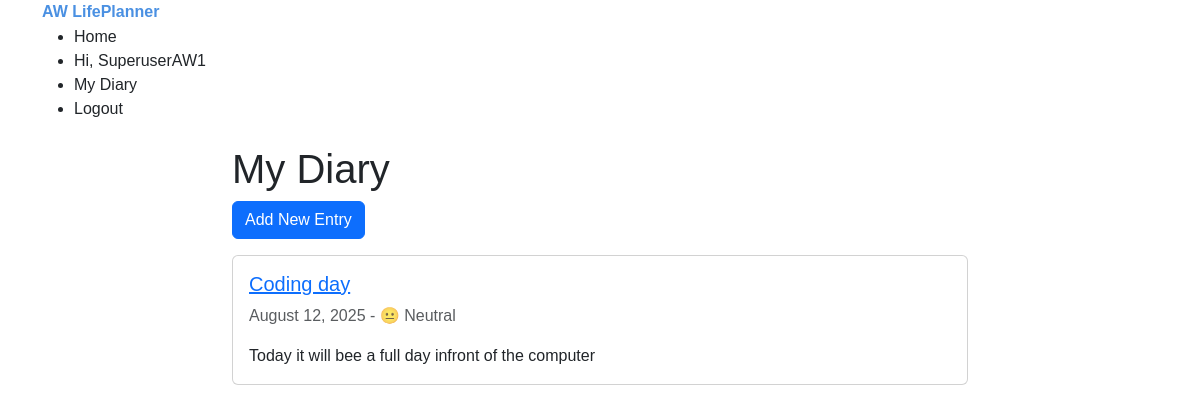
Page /diary/ (signed in) on the earlier database version.
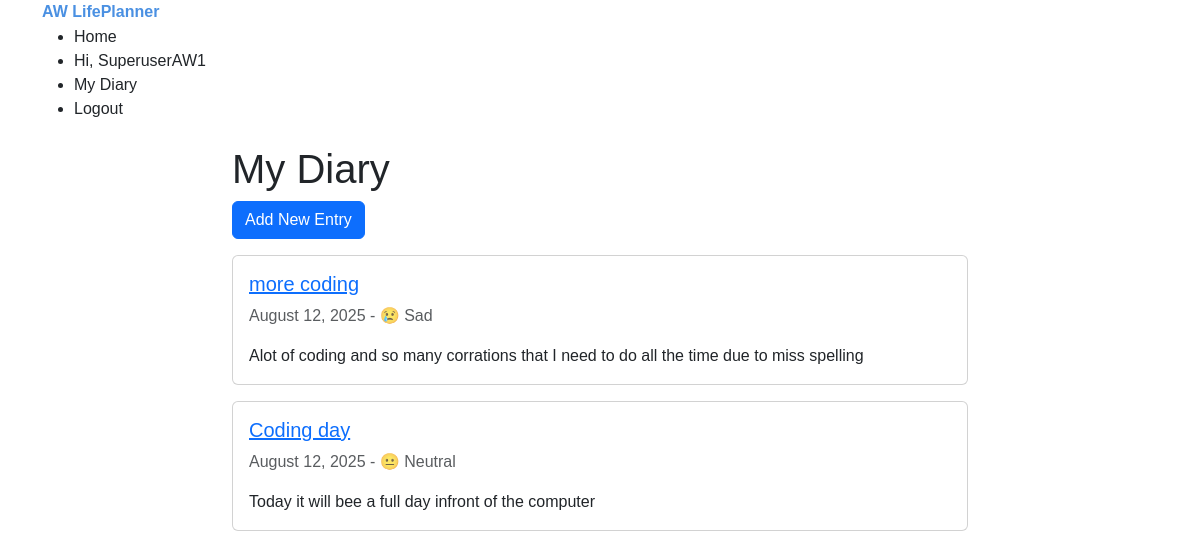
Same page on the later database version.
### diary/models.py (models this page shows, shortened)
class DiaryEntry(models.Model):
    MOOD_CHOICES = [
        ('happy', '😊 Happy'),
        ('sad', '😢 Sad'),
        ('neutral', '😐 Neutral'),
        ('excited', '🤩 Excited'),
        ('anxious', '😰 Anxious'),
    ]
    user = models.ForeignKey(User, on_delete=models.CASCADE)
    date = models.DateField(default=timezone.now)
    title = models.CharField(max_length=200)
    content = models.CharField()
    mood = models.CharField(max_length=50, choices=MOOD_CHOICES,null=True, blank=True)
    created_at = models.DateTimeField(auto_now_add=True)
    update_at = models.DateTimeField(auto_now=True)
    class Meta:
        ordering =[
            '-date',
            '-created_at',
        ]

### diary/views.py (the view)
# urls.py: path('', views.diary_home, name='diary_home'),
@login_required
def diary_home(request):
    entries = DiaryEntry.objects.filter(user=request.user)
    return render(request, 'diary/diary_home.html', {'entries': entries})

### diary/templates/diary/diary_home.html (shortened to what this page needs)
{% extends 'base.html' %}
{% block content %}
<div class="row">
    <div class="col-md-8 mx-auto">
        <h1>My Diary</h1>
        <a href="{% url 'diary:add_entry' %}" class="btn btn-primary mb-3">
            Add New Entry
        </a>
        {% if entries %}
            {% for entry in entries %}
                <div class="card mb-3">
                    <div class="card-body">
                        <h5 class="card-title">
                            <a href="{% url 'diary:view_entry' entry.id %}">{{ entry.title }}</a>
                        </h5>
                        <p class="text-muted">
                            {{ entry.date|date:"F d, Y" }}
                            {% if entry.mood %} - {{ entry.get_mood_display }}{% endif %}
                        </p>
                        <p class="card-text">
                            {{ entry.content|truncatewords:30 }}
                        </p>
                    </div>
                </div>
            {% endfor %}
        {% endif %}
    </div>
</div>
{% endblock %}

### templates/base.html (shortened to what this page needs)
{% load static %}
<!DOCTYPE html>
<html lang="en">
<head>
    <link href="https://cdn.jsdelivr.net/npm/bootstrap@5.3.0/dist/css/bootstrap.min.css" rel="stylesheet">
    <link rel="stylesheet" href="{% static 'css/main.css' %}">
</head>
<body>
    <nav class="nabar nabar-expand-lg navbar-light bg-ligth">
        <div class="container">
            <a href="/" class="navbar-brand">AW LifePlanner</a>
            <button class="navbar-toggler" type="button" data-bs-toggle="collapse" data-bs-target="#navbarNav">
                <span class="navbar-toggler-icon"></span>
            </button>
            <div class="collaps nabar-collape" id="navbarNav" >
                <ul class="nabar-nav ms-auto">
                    <li class="nav-item">
                        <a href="/" class="nav-link">Home</a>
                    </li>
                    {% if user.is_authenticated %}
                        <li class="nav-item">
                            <a href="#" class="nav-link">Hi, {{ user.username }}</a>
                        </li>
                        <li class="nav-item">
                            <a class="nav-link" href="{% url 'diary:diary_home' %}">My Diary</a>
                        </li>
                        <li class="nav-item">
                            <a href="{% url 'account_logout' %}" class="nav-link">Logout</a>
                        </li>
                    {% endif %}
                </ul>
            </div>
        </div>
    </nav>
    <main class="container my-4">
        {%  block content %}
        {% endblock %}
    </main>
</body>
</html>

### static/css/main.css (style rules this page uses)
body { font-family: Arial, Helvetica, sans-serif; }
.navbar-brand { font-weight: bold; color:#4a90e2 !important; }
main { min-height: 80vh; }

Differences in the rows shown:
added DiaryEntry: title "more coding", date "August 12, 2025", mood "😢 Sad", content "Alot of coding and so many corrations that I need to do all the time due to miss spelling"
